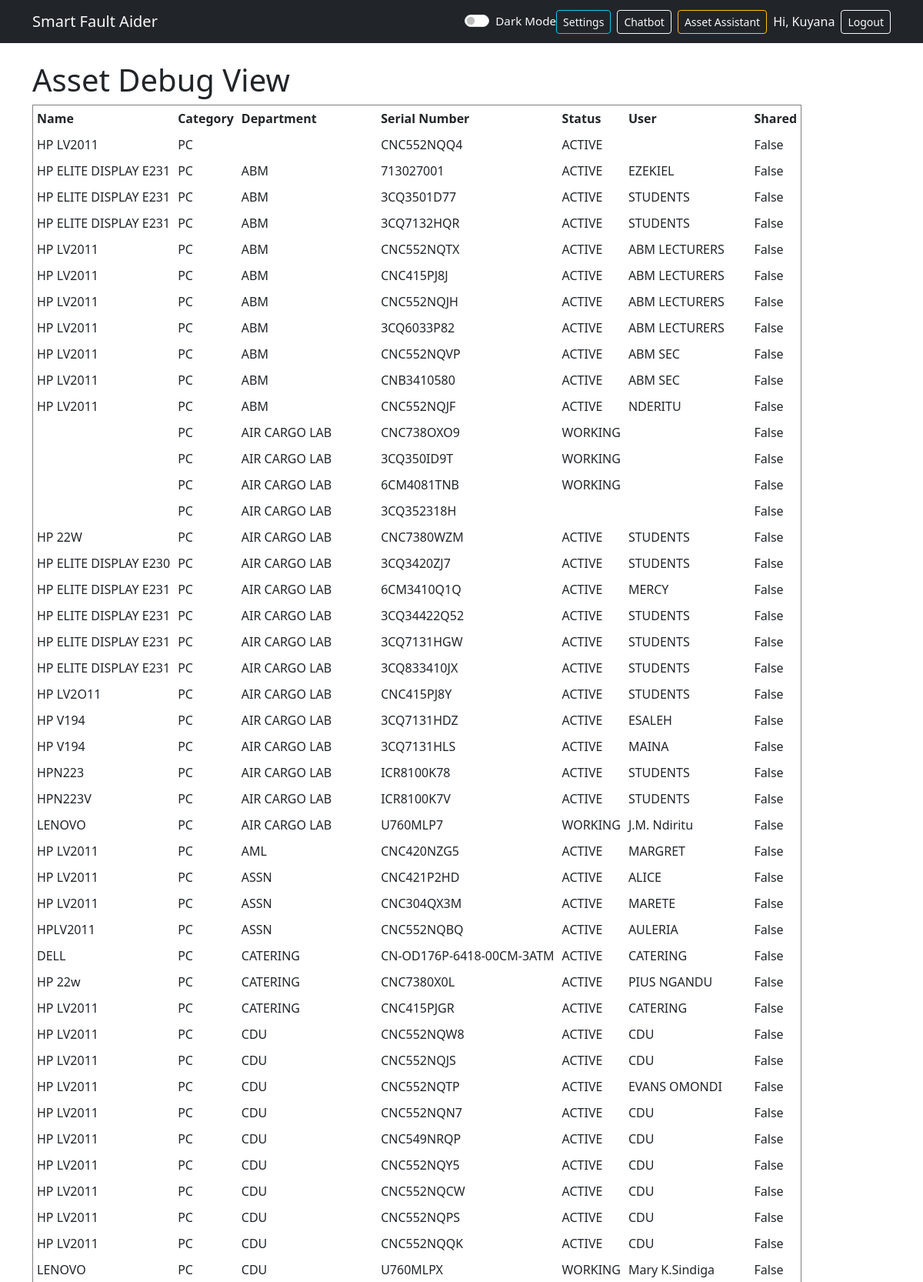
The app's page /assets/debug/ (signed in, upper part) with its own data.
### SmartApp/models.py (models this page shows, shortened)
class Asset(models.Model):
    CATEGORY_CHOICES = [
        ('PC', 'Computer'),
        ('UPS', 'UPS'),
    ]
    STATUS_CHOICES = [
        ('WORKING', 'Working'),
        ('FAULTY', 'Faulty'),
        ('UNDER_REPAIR', 'Under Repair'),
        ('RETIRED', 'Retired'),
    ]
    name = models.CharField(max_length=100)
    category = models.CharField(max_length=20, choices=CATEGORY_CHOICES)
    serial_number = models.CharField(max_length=100)
    status = models.CharField(max_length=20, choices=STATUS_CHOICES)
    department = models.CharField(max_length=100)
    user = models.CharField(max_length=100, blank=True)
    shared = models.BooleanField(default=False)

### SmartApp/views.py (the view)
# urls.py: path('assets/debug/', asset_debug_view, name='asset_debug'),
@login_required
def asset_debug_view(request):
    assets = Asset.objects.all().order_by('category', 'department', 'name')
    return render(request, 'assets/asset_debug.html', {'assets': assets})

### SmartApp/templates/assets/asset_debug.html
{% extends "base.html" %}
{% block content %}
<h1>Asset Debug View</h1>
<table border="1" cellpadding="5" cellspacing="0">
    <thead>
        <tr>
            <th>Name</th>
            <th>Category</th>
            <th>Department</th>
            <th>Serial Number</th>
            <th>Status</th>
            <th>User</th>
            <th>Shared</th>
        </tr>
    </thead>
    <tbody>
        {% for asset in assets %}
        <tr>
            <td>{{ asset.name }}</td>
            <td>{{ asset.category }}</td>
            <td>{{ asset.department }}</td>
            <td>{{ asset.serial_number }}</td>
            <td>{{ asset.status }}</td>
            <td>{{ asset.user }}</td>
            <td>{{ asset.shared }}</td>
        </tr>
        {% empty %}
        <tr>
            <td colspan="7">No assets found.</td>
        </tr>
        {% endfor %}
    </tbody>
</table>
{% endblock %}

### SmartApp/templates/base.html (shortened to what this page needs)
<!DOCTYPE html>
<html lang="en">
<head>
    <link href="https://cdn.jsdelivr.net/npm/bootstrap@5.3.0/dist/css/bootstrap.min.css" rel="stylesheet">
</head>
<body>
    <nav class="navbar navbar-expand-lg navbar-dark bg-dark mb-4">
        <div class="container">
            <a class="navbar-brand" href="/">Smart Fault Aider</a>
            <div class="d-flex align-items-center">
                <div class="form-check form-switch dark-toggle">
                    <input class="form-check-input" type="checkbox" id="darkModeToggle">
                    <label class="form-check-label text-light" for="darkModeToggle" style="font-size:0.95rem;">Dark Mode</label>
                </div>
                <a href="{% url 'settings' %}" class="btn btn-outline-info btn-sm me-2">Settings</a>
                {% if user.is_authenticated %}
                    <a href="{% url 'chatbot' %}" class="btn btn-outline-light btn-sm me-2">Chatbot</a>
                    <a href="{% url 'asset_assistant' %}" class="btn btn-outline-warning btn-sm me-2">Asset Assistant</a>
                    <span class="navbar-text me-2">Hi, {{ user.username }}</span>
                    <form method="POST" action="{% url 'logout' %}" class="d-inline">
                        <button type="submit" class="btn btn-outline-light btn-sm">Logout</button>
                    </form>
                {% else %}
                    <a href="/accounts/login/" class="btn btn-outline-light btn-sm me-2">Login</a>
                    <a href="/accounts/signup/" class="btn btn-light btn-sm">Sign Up</a>
                {% endif %}
            </div>
        </div>
    </nav>
    <div class="container">
        {% block content %}
        {% endblock %}
    </div>
</body>
</html>

### SmartApp/templates/base.html (style rules this page uses)
.btn, .btn-sender, .homepage-btn { transition: background 0.2s, color 0.2s; }
a, a:visited, .navbar-text, .navbar-brand, .card-title, .card-header, .card-body, .list-group-item, .form-label, .form-check-label { color: #f8f9fa !important; }
.navbar .btn, .navbar .btn:visited { color: #f8f9fa !important; }

### records on screen
Asset: name "HP LV2011", category "PC", serial_number "CNC552NQQ4", status "ACTIVE", shared "False"
Asset: name "HP ELITE DISPLAY E231", category "PC", department "ABM", serial_number "713027001", status "ACTIVE", user "EZEKIEL", shared "False"
Asset: name "HP ELITE DISPLAY E231", category "PC", department "ABM", serial_number "3CQ3501D77", status "ACTIVE", user "STUDENTS", shared "False"
Asset: name "HP ELITE DISPLAY E231", category "PC", department "ABM", serial_number "3CQ7132HQR", status "ACTIVE", user "STUDENTS", shared "False"
Asset: name "HP LV2011", category "PC", department "ABM", serial_number "CNC552NQTX", status "ACTIVE", user "ABM LECTURERS", shared "False"
Asset: name "HP LV2011", category "PC", department "ABM", serial_number "CNC415PJ8J", status "ACTIVE", user "ABM LECTURERS", shared "False"
Asset: name "HP LV2011", category "PC", department "ABM", serial_number "CNC552NQJH", status "ACTIVE", user "ABM LECTURERS", shared "False"
Asset: name "HP LV2011", category "PC", department "ABM", serial_number "3CQ6033P82", status "ACTIVE", user "ABM LECTURERS", shared "False"
Asset: name "HP LV2011", category "PC", department "ABM", serial_number "CNC552NQVP", status "ACTIVE", user "ABM SEC", shared "False"
Asset: name "HP LV2011", category "PC", department "ABM", serial_number "CNB3410580", status "ACTIVE", user "ABM SEC", shared "False"
Asset: name "HP LV2011", category "PC", department "ABM", serial_number "CNC552NQJF", status "ACTIVE", user "NDERITU", shared "False"
Asset: category "PC", department "AIR CARGO LAB", serial_number "CNC738OXO9", status "WORKING", shared "False"
Asset: category "PC", department "AIR CARGO LAB", serial_number "3CQ350ID9T", status "WORKING", shared "False"
Asset: category "PC", department "AIR CARGO LAB", serial_number "6CM4081TNB", status "WORKING", shared "False"
Asset: category "PC", department "AIR CARGO LAB", serial_number "3CQ352318H", shared "False"
Asset: name "HP 22W", category "PC", department "AIR CARGO LAB", serial_number "CNC7380WZM", status "ACTIVE", user "STUDENTS", shared "False"
Asset: name "HP ELITE DISPLAY E230", category "PC", department "AIR CARGO LAB", serial_number "3CQ3420ZJ7", status "ACTIVE", user "STUDENTS", shared "False"
Asset: name "HP ELITE DISPLAY E231", category "PC", department "AIR CARGO LAB", serial_number "6CM3410Q1Q", status "ACTIVE", user "MERCY", shared "False"
Asset: name "HP ELITE DISPLAY E231", category "PC", department "AIR CARGO LAB", serial_number "3CQ34422Q52", status "ACTIVE", user "STUDENTS", shared "False"
Asset: name "HP ELITE DISPLAY E231", category "PC", department "AIR CARGO LAB", serial_number "3CQ7131HGW", status "ACTIVE", user "STUDENTS", shared "False"
Asset: name "HP ELITE DISPLAY E231", category "PC", department "AIR CARGO LAB", serial_number "3CQ833410JX", status "ACTIVE", user "STUDENTS", shared "False"
Asset: name "HP LV2O11", category "PC", department "AIR CARGO LAB", serial_number "CNC415PJ8Y", status "ACTIVE", user "STUDENTS", shared "False"
Asset: name "HP V194", category "PC", department "AIR CARGO LAB", serial_number "3CQ7131HDZ", status "ACTIVE", user "ESALEH", shared "False"
Asset: name "HP V194", category "PC", department "AIR CARGO LAB", serial_number "3CQ7131HLS", status "ACTIVE", user "MAINA", shared "False"
Asset: name "HPN223", category "PC", department "AIR CARGO LAB", serial_number "ICR8100K78", status "ACTIVE", user "STUDENTS", shared "False"
Asset: name "HPN223V", category "PC", department "AIR CARGO LAB", serial_number "ICR8100K7V", status "ACTIVE", user "STUDENTS", shared "False"
Asset: name "LENOVO", category "PC", department "AIR CARGO LAB", serial_number "U760MLP7", status "WORKING", user "J.M. Ndiritu", shared "False"
Asset: name "HP LV2011", category "PC", department "AML", serial_number "CNC420NZG5", status "ACTIVE", user "MARGRET", shared "False"
Asset: name "HP LV2011", category "PC", department "ASSN", serial_number "CNC421P2HD", status "ACTIVE", user "ALICE", shared "False"
Asset: name "HP LV2011", category "PC", department "ASSN", serial_number "CNC304QX3M", status "ACTIVE", user "MARETE", shared "False"
Asset: name "HPLV2011", category "PC", department "ASSN", serial_number "CNC552NQBQ", status "ACTIVE", user "AULERIA", shared "False"
Asset: name "DELL", category "PC", department "CATERING", serial_number "CN-OD176P-6418-00CM-3ATM", status "ACTIVE", user "CATERING", shared "False"
Asset: name "HP 22w", category "PC", department "CATERING", serial_number "CNC7380X0L", status "ACTIVE", user "PIUS NGANDU", shared "False"
Asset: name "HP LV2011", category "PC", department "CATERING", serial_number "CNC415PJGR", status "ACTIVE", user "CATERING", shared "False"
Asset: name "HP LV2011", category "PC", department "CDU", serial_number "CNC552NQW8", status "ACTIVE", user "CDU", shared "False"
Asset: name "HP LV2011", category "PC", department "CDU", serial_number "CNC552NQJS", status "ACTIVE", user "CDU", shared "False"
Asset: name "HP LV2011", category "PC", department "CDU", serial_number "CNC552NQTP", status "ACTIVE", user "EVANS OMONDI", shared "False"
Asset: name "HP LV2011", category "PC", department "CDU", serial_number "CNC552NQN7", status "ACTIVE", user "CDU", shared "False"
Asset: name "HP LV2011", category "PC", department "CDU", serial_number "CNC549NRQP", status "ACTIVE", user "CDU", shared "False"
Asset: name "HP LV2011", category "PC", department "CDU", serial_number "CNC552NQY5", status "ACTIVE", user "CDU", shared "False"
Asset: name "HP LV2011", category "PC", department "CDU", serial_number "CNC552NQCW", status "ACTIVE", user "CDU", shared "False"
Asset: name "HP LV2011", category "PC", department "CDU", serial_number "CNC552NQPS", status "ACTIVE", user "CDU", shared "False"
Asset: name "HP LV2011", category "PC", department "CDU", serial_number "CNC552NQQK", status "ACTIVE", user "CDU", shared "False"
Asset: name "LENOVO", category "PC", department "CDU", serial_number "U760MLPX", status "WORKING", user "Mary K.Sindiga", shared "False"

### other values on screen
{{ user.username }} "Kuyana"
